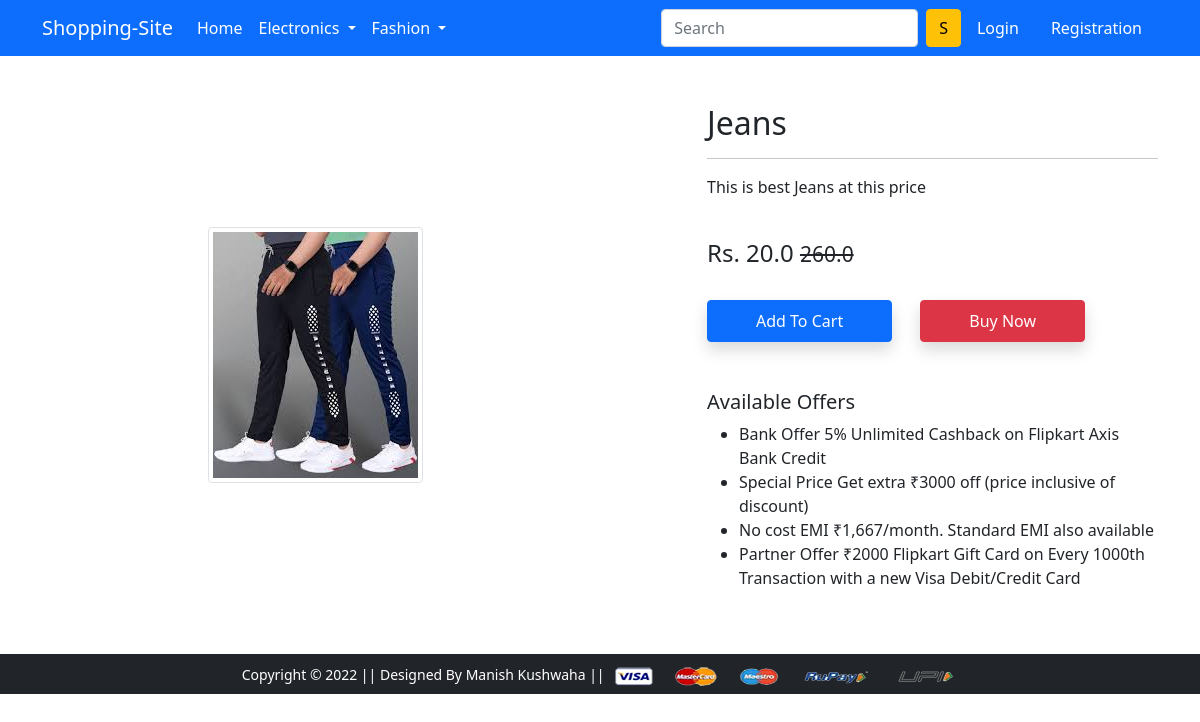
Screenshot of /product-detail/1 with the database file from the repository.
### app/models.py (models this page shows, shortened)
class Product(models.Model):
    title = models.CharField(max_length=100)
    selling_price = models.FloatField()
    discounted_price = models.FloatField()
    discription = models.TextField()
    brand = models.CharField(max_length=100)
    category = models.CharField(choices=CATEGORY_CHOICES,max_length=2)
    product_image = models.ImageField(upload_to = 'productimage')

### app/views.py (the view)
# urls.py: path('product-detail/<int:pk>', views.ProductDetailViews.as_view(), name='product-detail'),
class ProductDetailViews(View):
    def get(self,request,pk):
        product = Product.objects.get(pk=pk)
        item_exist = False
        if request.user.is_authenticated:
            item_exist = Cart.objects.filter(Q(product=product.id) & Q(user=request.user)).exists()
        return render(request, 'app/productdetail.html',{
            'product' : product,
            'item_exist' :item_exist,
        })

### app/templates/app/productdetail.html (shortened to what this page needs)
{% extends 'app/base.html' %}
{% load static %}
{% block main-content %}
<div class="container my-5">
 <div class="row">
  <div class="col-sm-6 text-center align-self-center">
   <img src="{{product.product_image.url}}" alt="" class="img-fluid img-thumbnail">
  </div>
  <div class="col-sm-5 offset-sm-1">
   <h2>{{product.title}}</h2>
   <hr>
   <p>{{product.discription}}</p> <br>
   <h4>Rs. {{product.discounted_price}} <small class="fw-light text-decoration-line-through">{{product.selling_price}}</small></h4> <br>
   {% if not request.user.is_authenticated %}
   <form action="/add-to-cart" class="d-inline">
    <button type="submit" class='btn btn-primary shadow px-5 py-2'>Add To Cart</button>
   </form>
   {% endif %}
   <a href="{% url 'checkout' %}" class="btn btn-danger shadow px-5 py-2 ms-4">Buy Now</a>
   <h5 class="mt-5">Available Offers</h5>
   <ul>
    <li>Bank Offer 5% Unlimited Cashback on Flipkart Axis Bank Credit</li>
    <li>Special Price Get extra ₹3000 off (price inclusive of discount)</li>
    <li>No cost EMI ₹1,667/month. Standard EMI also available</li>
    <li>Partner Offer ₹2000 Flipkart Gift Card on Every 1000th Transaction with a new Visa Debit/Credit Card</li>
   </ul>
  </div>
 </div>
</div>
{% endblock main-content %}

### rows the page displays
Product: product_image (picture), title "Jeans", discription "This is best Jeans at this price", discounted_price "20.0", selling_price "260.0"
